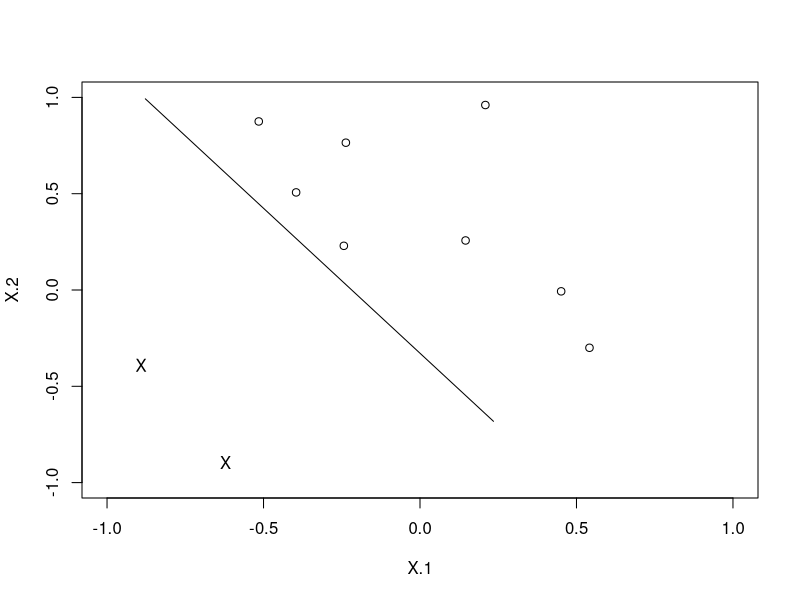

Here is the R script that generated this plot: (Note: this script raises an error after producing the figure.)
#--------------------------------
# Perceptron Learning Algorithm

# Function for generating a matrix 
# with variables that hvae the uniform distribution

pla2 <- function(nCol,nPoints,aMin,aMax){
  X <- rep(0,nPoints)
  for(i in 1:nCol){
    X <- cbind(X,runif(nPoints,aMin,aMax))
  }
  colnames(X) <- c("X.0",paste("X",1:nCol,sep="."))
  return(data.frame(X[,-1]))
}

# Generate the true F function 
trueF <- pla2(2,2,-1,1)
class(trueF)

# function for creating a line: 
plaFunc <- glm("X.2~X.1",data=trueF)
        
X <- pla2(2,10,-1,1)

prodOutcomes <- function(ds,func){
  out <- predict(func,newdata=ds)
  out <- ifelse(out > ds[,2],-1,1)
  return(out)
}

outcomes <- prodOutcomes(X,plaFunc)

plot(trueF,type="l",xlim=c(-1,1),ylim=c(-1,1))
points(X[outcomes == 1,])
points(X[outcomes == -1,],pch="X")

#---------------------------------------------
# Now that we've looked at that, we have to 
# create and evaluate the perceptron algorithm

# Create a vector of ones 
X$X.0 <- rep(1,nrow(X))

calcProp <- function(X,wts,actual){
  newvec <- sign(rowSums(X*wts)) != actual
  return(newvec)
}

calcProp(X,w.vec,outcomes)

w.vec <- rep(0,3)
for(i in 1:10000){
  inds <- calcProp(X,w.vec,outcomes)
  cat("Iteration #",i,":","\n",
      "Correct: ",sum(!inds)/nrow(X),"\n")
  x.temp <- X[inds,]
  temp   <- sample(1:nrow(x.temp),1)
  x.temp <- x.temp[temp,]
  w.vec <- w.vec + as.numeric(x.temp*outcomes[temp])
}

as.matrix(X)%*%w.vec
z + w.vec
z <- matrix(as.numeric(x.temp*outcomes[temp]))

class(w.vec)

w.vec + x.temp*outcomes[temp]
dim(X)
class(X)
class(w.vec)